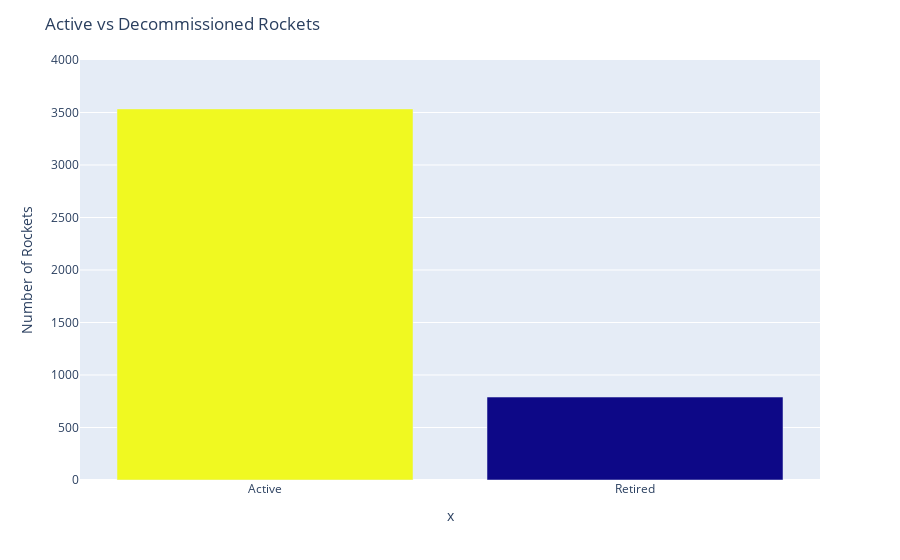

The code cell stored with this chart in its notebook:
### Code cell
# We will do a bar char to visualize this, but first let's provide a list of values for the x axis (x = ["Yes", "No"]) instead of using the index

rocket_status = px.bar(
    status,
    x=['Active', 'Retired'],
    y = status.values,
    color = status.values
)
rocket_status.update_layout(title = 'Active vs Decommissioned Rockets', yaxis_title = "Number of Rockets", coloraxis_showscale = False, yaxis_range =[0,4000])

rocket_status.show()

### Figure 1 — Plotly figure (JSON) as saved in the notebook; plotly's stock layout.template omitted (floating-point values rounded to 4 significant figures)
{"data": [{"alignmentgroup": "True", "hovertemplate": "x=%{x}<br>y=%{y}<br>color=%{marker.color}<extra></extra>", "legendgroup": "", "marker": {"color": [3534, 790], "coloraxis": "coloraxis", "pattern": {"shape": ""}}, "name": "", "offsetgroup": "", "orientation": "v", "showlegend": false, "textposition": "auto", "type": "bar", "x": ["Active", "Retired"], "xaxis": "x", "y": [3534, 790], "yaxis": "y"}], "layout": {"autosize": true, "barmode": "relative", "coloraxis": {"colorbar": {"title": {"text": "color"}}, "colorscale": [[0, "#0d0887"], [0.1111, "#46039f"], [0.2222, "#7201a8"], [0.3333, "#9c179e"], [0.4444, "#bd3786"], [0.5556, "#d8576b"], [0.6667, "#ed7953"], [0.7778, "#fb9f3a"], [0.8889, "#fdca26"], [1, "#f0f921"]], "showscale": false}, "legend": {"tracegroupgap": 0}, "margin": {"t": 60}, "title": {"text": "Active vs Decommissioned Rockets"}, "xaxis": {"anchor": "y", "autorange": true, "domain": [0, 1], "range": [-0.5, 1.5], "title": {"text": "x"}, "type": "category"}, "yaxis": {"anchor": "x", "domain": [0, 1], "range": [0, 4000], "title": {"text": "Number of Rockets"}, "type": "linear"}}}
